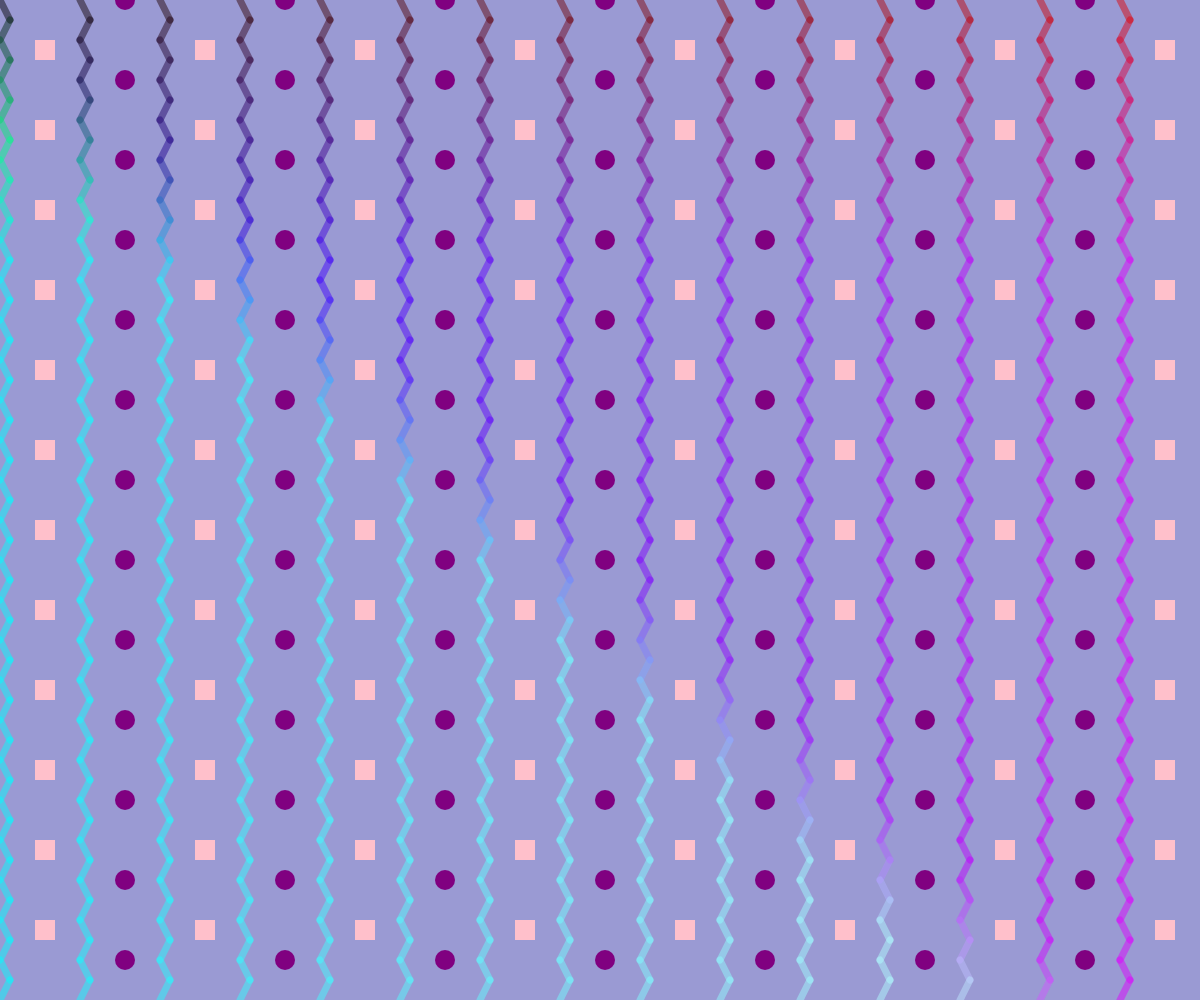
Frame 1 (no input)
Frame 60 (no input): identical to frame 1, image omitted
Frame 120 (the mouse pressed at the canvas centre since frame 60): identical to frame 1, image omitted

The p5.js sketch that drew this single still picture (run headless with seeded random() and noise() and a simulated clock; from frame 60 on, the mouse is pressed at the canvas centre):

// p5.js sketch
// ── sketch.js
function setup() {
  createCanvas(windowWidth, windowHeight);
}

function draw() {
  background(220);

  // Draw a rectangle with the width of canvas's width and the height of canvas's height
  noStroke();
  fill(80, 80, 200, 120);
  rect(0, 0, width, height);

  // Draw a grid of diagonal lines
  for (let j = 0; j < height; j += 20) {
    for (let i = 0; i < width; i += 80) {
      stroke(i/5,2*j-1.8*i, j, 120);
      strokeWeight(7);

      // Alternate the direction of the diagonal line
      // Note that j % 40 returns the remainder of j / 40
      // This means that every time j is a multipe of 40 the diagonal line will be drawn from top-left corner to bottom right corner
      if (j % 40 === 0) {
        line(i + 10, 20 + j, i, j);
      } else {
        line(i, 20 + j, i + 10, j);
      }
    }
  }

  // Draw repeating columns of retangles and ellipses
  noStroke();
  for (let i = 0; i < height; i += 80) {
    for (let j = 0; j < width * 1.5; j += 160) {
      fill("pink");
      rect(j - 125, i + 40, 20);

      fill("purple");
      circle(j - 35, i, 20);
    }
  }
}
